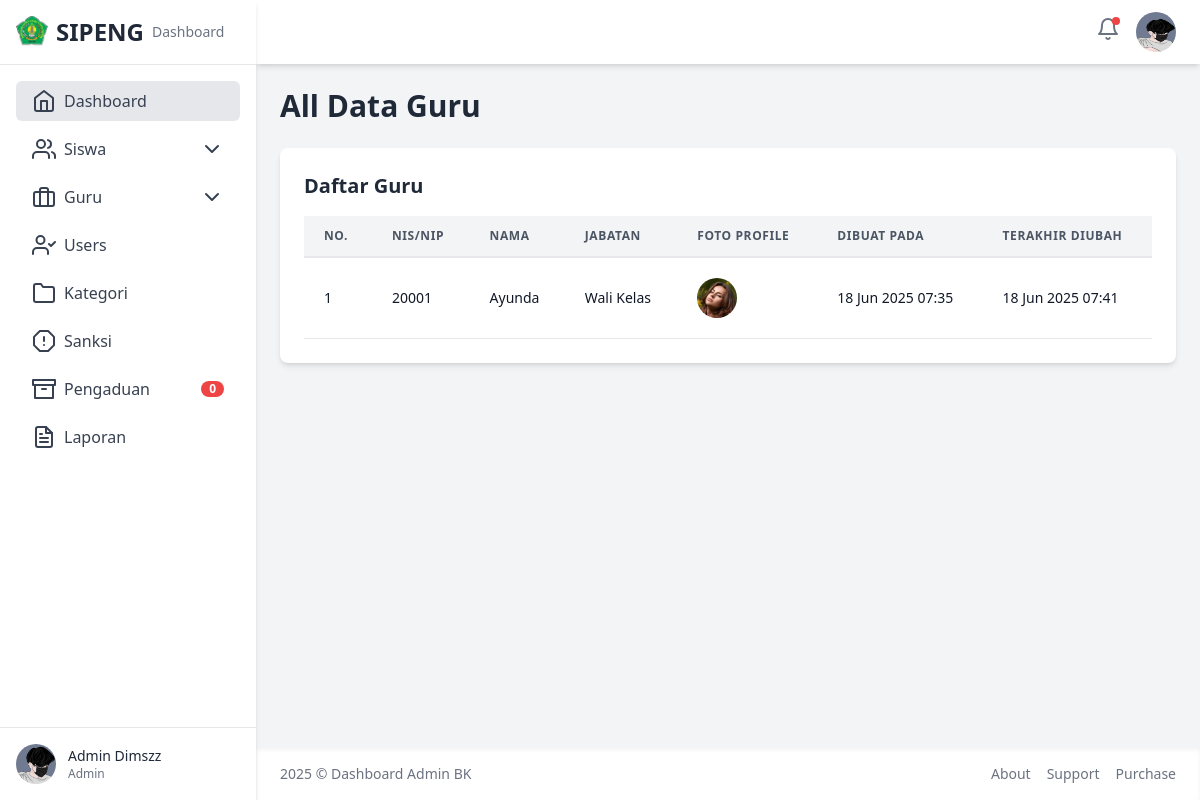
/views/admin/Data_Guru.php (signed in), run on the app's committed database.
### tables this page shows
CREATE TABLE IF NOT EXISTS `users` (
  `id` int NOT NULL AUTO_INCREMENT,
  `nis_nip` varchar(50) NOT NULL,
  `password` varchar(255) NOT NULL,
  `role` enum('siswa','guru','admin','kepsek') NOT NULL,
  `nama` varchar(255) NOT NULL,
  `foto_profile` varchar(255) DEFAULT 'default.png',
  `created_at` timestamp NULL DEFAULT CURRENT_TIMESTAMP,
  `updated_at` timestamp NULL DEFAULT CURRENT_TIMESTAMP ON UPDATE CURRENT_TIMESTAMP,
  `last_seen_at` timestamp NULL DEFAULT NULL,
  PRIMARY KEY (`id`),
  UNIQUE KEY `nis_nip` (`nis_nip`)
);

CREATE TABLE IF NOT EXISTS `jabatan_guru` (
  `id` int NOT NULL AUTO_INCREMENT,
  `nama_jabatan` varchar(100) NOT NULL,
  PRIMARY KEY (`id`),
  UNIQUE KEY `nama_jabatan` (`nama_jabatan`)
);

### controllers/GuruController.php (called while the page is built, shortened)
<?php
$error_message = '';
$asset_base_path_users = '../../assets/img/profile/';
$guru_data = [];
if (empty($error_message) && isset($conn) && $conn->ping()) {
    $sql_fetch_guru = "
        SELECT
            u.id, u.nis_nip, u.nama, u.foto_profile, u.created_at, u.updated_at,
            jg.nama_jabatan
        FROM users u
        INNER JOIN guru g ON u.id = g.user_id
        LEFT JOIN jabatan_guru jg ON g.jabatan_id = jg.id
        WHERE u.role = 'guru'
        ORDER BY u.nama ASC
    ";
    $result_fetch_guru = mysqli_query($conn, $sql_fetch_guru);
    if ($result_fetch_guru) {
        while ($row = mysqli_fetch_assoc($result_fetch_guru)) {
            $guru_data[] = $row;
        }
    } else {
        $error_message = 'Gagal mengambil data guru: ' . mysqli_error($conn);
    }
}

### views/admin/Data_Guru.php (the view, shortened to what this page needs)
<?php
include 'header.php';
include '../../controllers/GuruController.php';
?>
<main class="flex-1 p-6 overflow-y-auto">
    <h2 class="text-3xl font-bold text-gray-800 dark:text-white mb-6">
        All Data Guru
    </h2>
    <div class="bg-white dark:bg-gray-800 p-6 rounded-lg shadow-md">
        <h3 class="text-xl font-semibold text-gray-800 dark:text-white mb-4">Daftar Guru</h3>
        <div class="overflow-x-auto">
            <table class="min-w-full leading-normal">
                <thead>
                    <tr>
                        <th
                            class="px-5 py-3 border-b-2 border-gray-200 dark:border-gray-700 bg-gray-100 dark:bg-gray-700 text-left text-xs font-semibold text-gray-600 dark:text-gray-300 uppercase tracking-wider">
                            No.
                        </th>
                        <th
                            class="px-5 py-3 border-b-2 border-gray-200 dark:border-gray-700 bg-gray-100 dark:bg-gray-700 text-left text-xs font-semibold text-gray-600 dark:text-gray-300 uppercase tracking-wider">
                            NIS/NIP
                        </th>
                        <th
                            class="px-5 py-3 border-b-2 border-gray-200 dark:border-gray-700 bg-gray-100 dark:bg-gray-700 text-left text-xs font-semibold text-gray-600 dark:text-gray-300 uppercase tracking-wider">
                            Nama
                        </th>
                        <th
                            class="px-5 py-3 border-b-2 border-gray-200 dark:border-gray-700 bg-gray-100 dark:bg-gray-700 text-left text-xs font-semibold text-gray-600 dark:text-gray-300 uppercase tracking-wider">
                            Jabatan
                        </th>
                        <th
                            class="px-5 py-3 border-b-2 border-gray-200 dark:border-gray-700 bg-gray-100 dark:bg-gray-700 text-left text-xs font-semibold text-gray-600 dark:text-gray-300 uppercase tracking-wider">
                            Foto Profile
                        </th>
                        <th
                            class="px-5 py-3 border-b-2 border-gray-200 dark:border-gray-700 bg-gray-100 dark:bg-gray-700 text-left text-xs font-semibold text-gray-600 dark:text-gray-300 uppercase tracking-wider">
                            Dibuat Pada
                        </th>
                        <th
                            class="px-5 py-3 border-b-2 border-gray-200 dark:border-gray-700 bg-gray-100 dark:bg-gray-700 text-left text-xs font-semibold text-gray-600 dark:text-gray-300 uppercase tracking-wider">
                            Terakhir Diubah
                        </th>
                    </tr>
                </thead>
                <tbody>
                    <?php if (empty($guru_data)): ?>
                    <tr>
                        <td colspan="7"
                            class="px-5 py-5 border-b border-gray-200 dark:border-gray-700 bg-white dark:bg-gray-800 text-sm text-gray-900 dark:text-gray-200 text-center">
                            Tidak ada data guru.
                        </td>
                    </tr>
                    <?php else: ?>
                    <?php $no = 1; ?>
                    <?php foreach ($guru_data as $guru): ?>
                    <tr>
                        <td
                            class="px-5 py-5 border-b border-gray-200 dark:border-gray-700 bg-white dark:bg-gray-800 text-sm text-gray-900 dark:text-gray-200">
                            <?= $no++; ?>
                        </td>
                        <td
                            class="px-5 py-5 border-b border-gray-200 dark:border-gray-700 bg-white dark:bg-gray-800 text-sm text-gray-900 dark:text-gray-200">
                            <?= htmlspecialchars($guru['nis_nip'] ?? '') ?>
                        </td>
                        <td
                            class="px-5 py-5 border-b border-gray-200 dark:border-gray-700 bg-white dark:bg-gray-800 text-sm text-gray-900 dark:text-gray-200">
                            <?= htmlspecialchars($guru['nama'] ?? '') ?>
                        </td>
                        <td
                            class="px-5 py-5 border-b border-gray-200 dark:border-gray-700 bg-white dark:bg-gray-800 text-sm text-gray-900 dark:text-gray-200">
                            <?= htmlspecialchars($guru['nama_jabatan'] ?? 'N/A') ?>
                        </td>
                        <td
                            class="px-5 py-5 border-b border-gray-200 dark:border-gray-700 bg-white dark:bg-gray-800 text-sm text-gray-900 dark:text-gray-200">
                            <img src="<?= $asset_base_path_users . htmlspecialchars($guru['foto_profile'] ?? 'default.png') ?>"
                                alt="Foto Profil" class="w-10 h-10 rounded-full object-cover">
                        </td>
                        <td
                            class="px-5 py-5 border-b border-gray-200 dark:border-gray-700 bg-white dark:bg-gray-800 text-sm text-gray-900 dark:text-gray-200">
                            <?= htmlspecialchars($guru['created_at'] ? date('d M Y H:i', strtotime($guru['created_at'])) : 'N/A') ?>
                        </td>
                        <td
                            class="px-5 py-5 border-b border-gray-200 dark:border-gray-700 bg-white dark:bg-gray-800 text-sm text-gray-900 dark:text-gray-200">
                            <?= htmlspecialchars($guru['updated_at'] ? date('d M Y H:i', strtotime($guru['updated_at'])) : 'N/A') ?>
                        </td>
                    </tr>
                    <?php endforeach; ?>
                    <?php endif; ?>
                </tbody>
            </table>
        </div>
    </div>
</main>
<?php include 'footer.php'; ?>

### data on the page
users: nis_nip "20001", nama "Ayunda", jabatan_guru.nama_jabatan "Wali Kelas", foto_profile (picture), created_at "18 Jun 2025 07:35", updated_at "18 Jun 2025 07:41"

### other printed values
$latest_reports_count "0"
$user_nama "Admin Dimszz"
$user_role "Admin"
